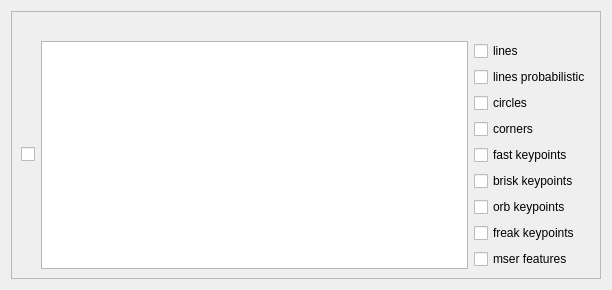
<?xml version="1.0" encoding="UTF-8"?>
<ui version="4.0">
 <class>FormROIDataBase</class>
 <widget class="QWidget" name="FormROIDataBase">
  <property name="geometry">
   <rect>
    <x>0</x>
    <y>0</y>
    <width>612</width>
    <height>286</height>
   </rect>
  </property>
  <property name="sizePolicy">
   <sizepolicy hsizetype="Expanding" vsizetype="Expanding">
    <horstretch>0</horstretch>
    <verstretch>0</verstretch>
   </sizepolicy>
  </property>
  <property name="windowTitle">
   <string>Form</string>
  </property>
  <layout class="QGridLayout" name="gridLayout">
   <item row="0" column="0" rowspan="4" colspan="2">
    <widget class="QFrame" name="frame">
     <property name="frameShape">
      <enum>QFrame::StyledPanel</enum>
     </property>
     <property name="frameShadow">
      <enum>QFrame::Raised</enum>
     </property>
     <layout class="QGridLayout" name="gridLayout_2">
      <item row="7" column="2">
       <widget class="QCheckBox" name="cBORB">
        <property name="text">
         <string>orb keypoints</string>
        </property>
        <property name="checkable">
         <bool>false</bool>
        </property>
       </widget>
      </item>
      <item row="8" column="2">
       <widget class="QCheckBox" name="cBFREAK">
        <property name="text">
         <string>freak keypoints</string>
        </property>
        <property name="checkable">
         <bool>false</bool>
        </property>
       </widget>
      </item>
      <item row="6" column="2">
       <widget class="QCheckBox" name="cBBRISK">
        <property name="text">
         <string>brisk keypoints</string>
        </property>
        <property name="checkable">
         <bool>false</bool>
        </property>
       </widget>
      </item>
      <item row="1" column="2">
       <widget class="QCheckBox" name="cBLines">
        <property name="text">
         <string>lines</string>
        </property>
        <property name="checkable">
         <bool>false</bool>
        </property>
       </widget>
      </item>
      <item row="0" column="1" colspan="2">
       <widget class="QLabel" name="label">
        <property name="text">
         <string/>
        </property>
       </widget>
      </item>
      <item row="5" column="2">
       <widget class="QCheckBox" name="cBFAST">
        <property name="text">
         <string>fast keypoints</string>
        </property>
        <property name="checkable">
         <bool>false</bool>
        </property>
       </widget>
      </item>
      <item row="2" column="2">
       <widget class="QCheckBox" name="cBLinesP">
        <property name="text">
         <string>lines probabilistic</string>
        </property>
        <property name="checkable">
         <bool>false</bool>
        </property>
       </widget>
      </item>
      <item row="3" column="2">
       <widget class="QCheckBox" name="cBCircles">
        <property name="text">
         <string>circles</string>
        </property>
        <property name="checkable">
         <bool>false</bool>
        </property>
       </widget>
      </item>
      <item row="4" column="2">
       <widget class="QCheckBox" name="cBCorners">
        <property name="text">
         <string>corners</string>
        </property>
        <property name="checkable">
         <bool>false</bool>
        </property>
       </widget>
      </item>
      <item row="9" column="2">
       <widget class="QCheckBox" name="cBMSER">
        <property name="text">
         <string>mser features</string>
        </property>
        <property name="checkable">
         <bool>false</bool>
        </property>
       </widget>
      </item>
      <item row="1" column="1" rowspan="9">
       <widget class="EventsQGraphicsView" name="gVROI">
        <property name="sizePolicy">
         <sizepolicy hsizetype="Expanding" vsizetype="Expanding">
          <horstretch>0</horstretch>
          <verstretch>0</verstretch>
         </sizepolicy>
        </property>
       </widget>
      </item>
      <item row="5" column="0">
       <widget class="QCheckBox" name="cBChoose">
        <property name="text">
         <string/>
        </property>
       </widget>
      </item>
     </layout>
    </widget>
   </item>
  </layout>
 </widget>
 <customwidgets>
  <customwidget>
   <class>EventsQGraphicsView</class>
   <extends>QGraphicsView</extends>
   <header>eventsqgraphicsview.h</header>
  </customwidget>
 </customwidgets>
 <resources/>
 <connections/>
</ui>
